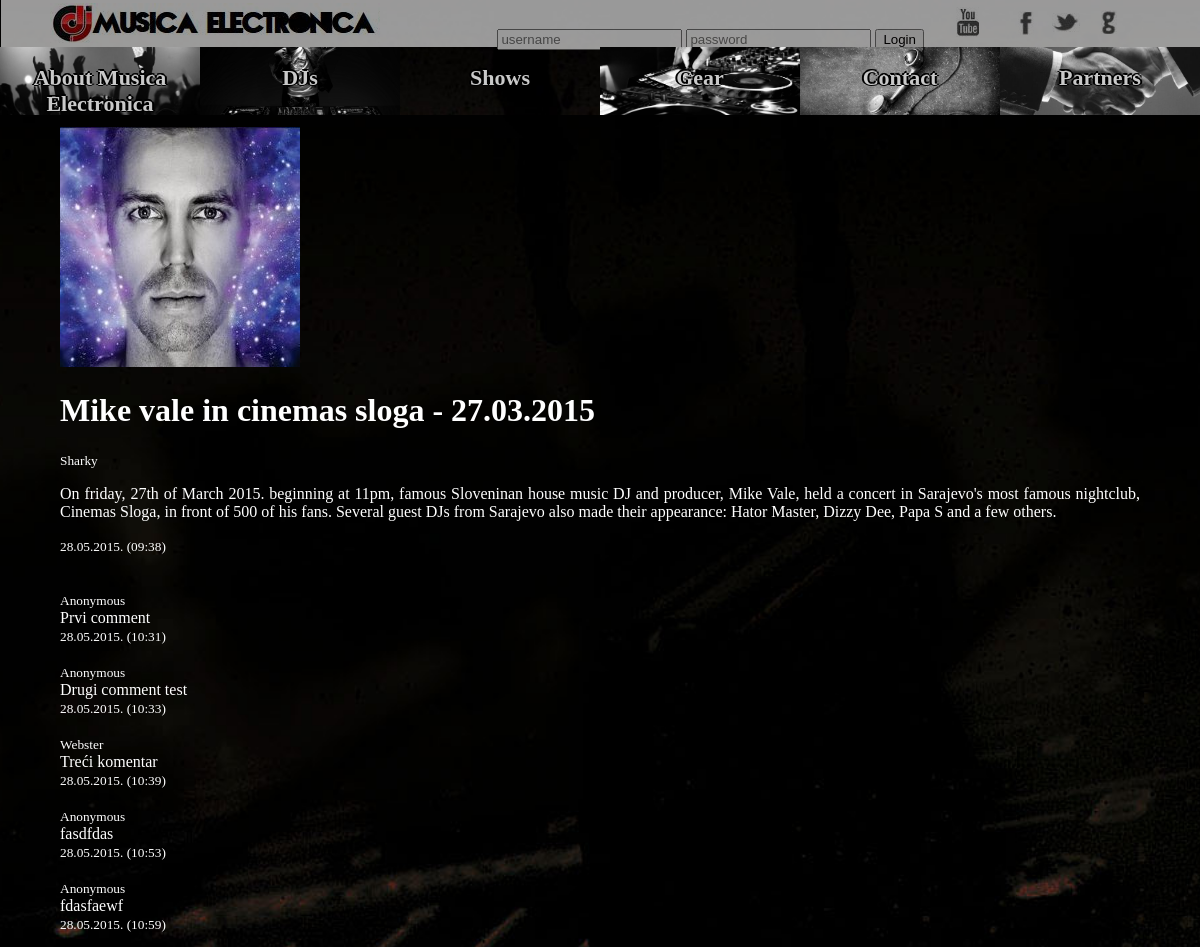
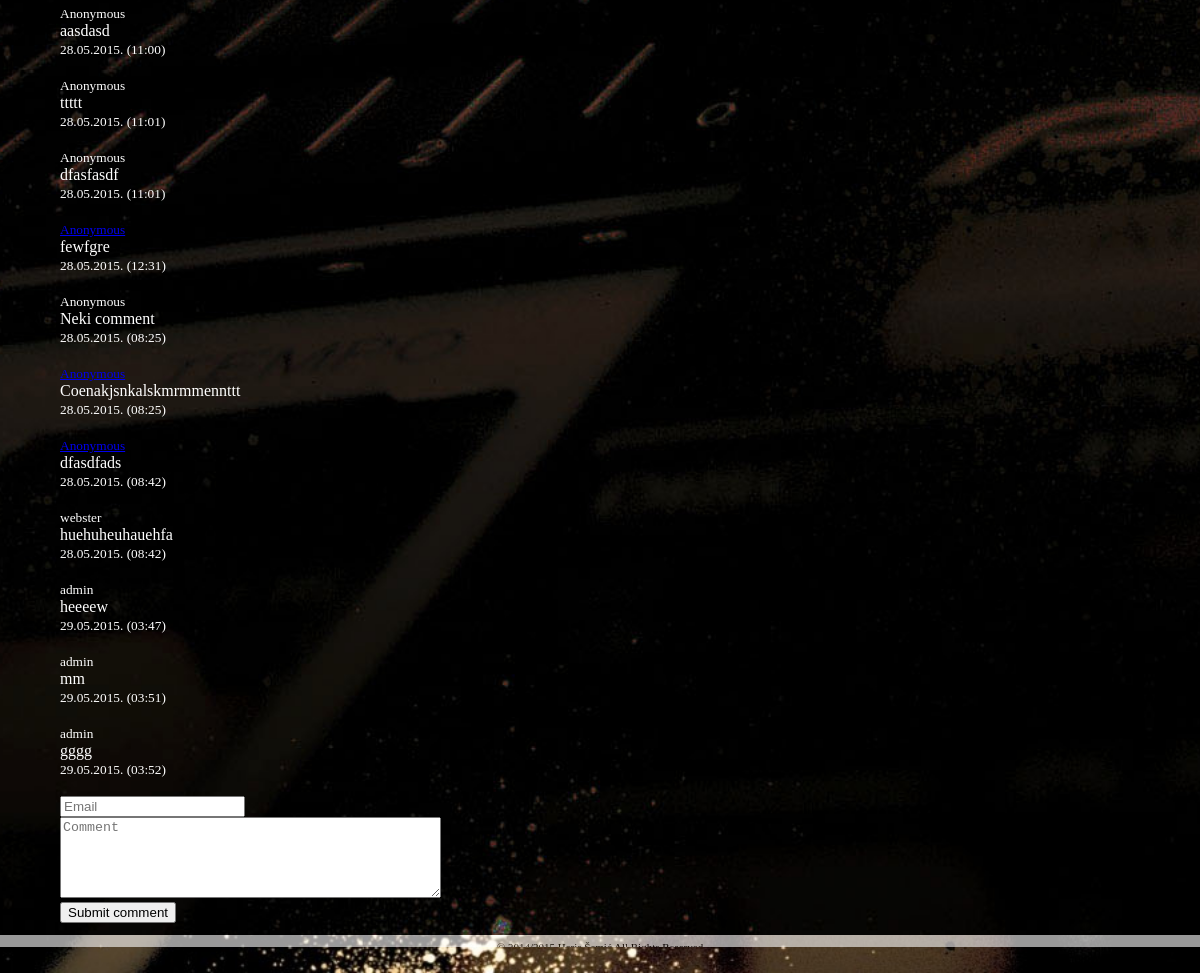
Page /index.php?id=1 on the committed database (2 pictures, top to bottom).
### tables this page shows
CREATE TABLE IF NOT EXISTS `vijesti` (
  `id` int(11) NOT NULL AUTO_INCREMENT,
  `naslov` varchar(100) NOT NULL,
  `tekst` text NOT NULL,
  `autor` varchar(20) NOT NULL,
  `vrijeme` timestamp NOT NULL DEFAULT CURRENT_TIMESTAMP,
  `tip` varchar(20) NOT NULL DEFAULT 'ostalo',
  `slika` varchar(40) NOT NULL,
  PRIMARY KEY (`id`),
  KEY `autor` (`autor`)
);

CREATE TABLE IF NOT EXISTS `komentari` (
  `id` int(11) NOT NULL AUTO_INCREMENT,
  `vijest` int(11) NOT NULL,
  `tekst` text NOT NULL,
  `autor` varchar(20) NOT NULL,
  `vrijeme` timestamp NOT NULL DEFAULT CURRENT_TIMESTAMP,
  `emailautora` varchar(30) NOT NULL,
  PRIMARY KEY (`id`),
  KEY `vijest` (`vijest`),
  KEY `autor` (`autor`)
);

### index.php (the view, shortened to what this page needs)
 <!DOCTYPE html>
<HTML>
<HEAD>
	<link rel="stylesheet" type="text/css" href="WTprojekatStil.css">
</HEAD>
<BODY>
    <div id="okvir">
        <div id="zaglavlje">
			<?php
		$veza = new PDO("mysql:dbname=me;host=localhost;charset=utf8", "meuser", "bigbangkamehameha1");
		$veza->exec("set names utf8");
		if (isset($_SESSION['username']))
		{
			$username = $_SESSION['username'];
			$result = $veza->query("SELECT * FROM korisnici WHERE username='$username'");
			$genre = "\"genre\"";
			foreach ($result as $korisnik)
			{
			if ($korisnik['prava'] == 'admin'){
					print "<div id='user' style='position:absolute; top:1.5%; right:25%;'><form method='post'>Logged in as ".$username."
					<input type='submit' name='logout' value ='Logout'/> "?> <a href="adminpanel.php"
					style="cursor: pointer; text-decoration: underline; color:blue">Admin panel</a><?php print "</form></div>";
			}
				else
					print "<div id='user' style='position:absolute; top:1.5%; right:25%;'><form method='post'>Logged in as ".$username."
					<input type='submit' name='logout' value ='Logout'/></form></div>";
			}
		}
		else
		{
			   print "<div id='loginn' style='position:absolute; top:1.5%; right:23%;'>
			   <form method='post' action =''><input type = 'text' name = 'username' id='username' placeholder='username'>
			   <input type = 'password' name = 'password' id='password' placeholder='password'>
			   <input type='submit' name='login' value ='Login'/></form></div>";
		}
		?>
            <a href="index.php"><div id="logo">&nbsp;</div></a>
			<a href="https://www.youtube.com/" target="_blank"><div id="ytlink"></div></a>
            <a href="https://www.facebook.com/?_rdr" target="_blank"><div id="fblink"></div></a>
            <a href="https://twitter.com/?lang=en" target="_blank"><div id="twitterlink"></div></a>
            <a href="https://plus.google.com/" target="_blank"><div id="googlepluslink"></div></a>
        </div>
	    <div id="meni">
			<div id = "menuslide1" onmouseover="mouseOverGreyScale0('whatisME')" onmouseout="mouseOverGreyScale100('whatisME')">
				<a href="#"  onmouseover="mouseOverMenu1('MEmenu', 'whatisME')" onmouseout="mouseOutMenu1('MEmenu', 'whatisME')"><div id="whatisME">About Musica Electronica</div></a>
			</div>
			<div id = "menuslide2" onmouseover="mouseOverGreyScale0('djs')" onmouseout="mouseOverGreyScale100('djs')">
				<a href="#" onmouseover="mouseOverMenu1('DJmenu', 'djs')" onmouseout="mouseOutMenu1('DJmenu', 'djs')"><div id="djs">DJs</div></a>
			</div>
			<div id = "menuslide3" onmouseover="mouseOverGreyScale0('shows')" onmouseout="mouseOverGreyScale100('shows')">
				<a href="#" onmouseover="mouseOverMenu1('ShowsMenu', 'shows')" onmouseout="mouseOutMenu1('ShowsMenu', 'shows')"><div id="shows">Shows</div></a>
			</div>
			<div id = "menuslide4" onmouseover="mouseOverGreyScale0('gear')" onmouseout="mouseOverGreyScale100('gear')">
				<a href="#" onmouseover="mouseOverMenu1('GearMenu', 'gear')" onmouseout="mouseOutMenu1('GearMenu', 'gear')"><div id="gear">Gear</div></a>
			</div>
			<a onclick = "ucitaj('contact')"><div id="contact">Contact</div></a>
			<a onclick = "ucitaj('partners')"><div id="partners">Partners</div></a>
		</div>
		<div id="main">
		<?php
        $veza = new PDO("mysql:dbname=me;host=localhost;charset=utf8", "meuser", "bigbangkamehameha1");
		$veza->exec("set names utf8");
		if (isset($_GET['id']))
		{
			$vijest = $veza->query("select id, naslov, tekst, autor, UNIX_TIMESTAMP(vrijeme) vrijeme2, tip, slika from vijesti order by vrijeme desc");
			$komentar = $veza->query("select id, vijest, tekst, UNIX_TIMESTAMP(vrijeme) vrijeme3, autor, emailautora from komentari order by vrijeme asc");
			foreach ($vijest as $vijest1)
			{
				if ($vijest1['id'] == $_GET['id'])
				{
					print "<img src ='".$vijest1['slika']."' height:'300' width:'300' /><h1>".$vijest1['naslov']."</h1><small> ".$vijest1['autor']."</small><p> ".$vijest1['tekst']."</p><small> "
					.date("d.m.Y. (h:i)", $vijest1['vrijeme2'])."</small><br><br><br>";
					foreach ($komentar as $komentar1)
					{
						if ($komentar1['vijest'] == $_GET['id'])
						{
							if (($komentar1['emailautora'])=="")
								print "<small>".$komentar1['autor']."</small><br>".$komentar1['tekst']."<small><br> ".date("d.m.Y. (h:i)", $komentar1['vrijeme3'])."</small><br><br>";
							else
								print "<a href='mailto:".$komentar1['emailautora']."?subject=Vas komentar na MusicaElectronica&body=Default: Uspjesno ste ostavili komentar'><small>".$komentar1['autor']."</small></a><br>".$komentar1['tekst']."<small><br> ".date("d.m.Y. (h:i)", $komentar1['vrijeme3'])."</small><br><br>";
						}
					}
					print "<form method='post' action=' '><input type='email' name='email' placeholder ='Email'/><br>
					<textarea name='komentar' id = 'komentar' placeholder='Comment' rows='5' cols='45'></textarea><br>
					<input type='submit' name='submittt' value ='Submit comment'/></form>";
				}
			}
		}
		?>
		</div>
		<div id="podnozje">
		    &copy; 2014/2015 Haris &#352;emi&#263; All Rights Reserved
		    <br>Elektrotehni&#269;ki fakultet Sarajevo
		</div>
    </div>
</BODY>
</HTML>

### WTprojekatStil.css (style rules this page uses)
html { min-width: 800px; }
#okvir { min-width: 670px; margin: 0; padding: 0; width:100%; height:100%; background-image: url("mainbckg6.jpg"); background-size: cover; background-position: center; background-attachment: fixed; }
body { width:100%; margin: 0; padding: 0; min-width: 670px; }
#zaglavlje { margin: 0; clear: both; height:40px; background-color: #FFFFFF; padding-bottom: 7px; padding-top: 0px; padding-left: 0; padding-right: 0; opacity: 0.6; width: 100%; max-width:100%; min-width: 670px; z-index: 10; top:0px; }
#logo { padding: 0; margin: 0; border: 0; float: left; position: absolute; top: 3px; left: 50px; background-image: url("logo.jpg"); width: 330px; height:40px; }
#fblink { padding: 0; margin: 0; border: 0; float: right; position: relative; top: 11px; right: 143px; height: 40px; width: 41px; background-image: url("fblink8.jpg"); width:16px; height: 24px; }
#twitterlink { padding: 0; margin: 0; border: 0; float: right; position: relative; top: 13px; right: 81px; background-image: url("twitterlink8.jpg"); width:28px; height: 19px; }
#googlepluslink { padding: 0; margin: 0; border: 0; float: right; position:relative; top: 10px; right: 16px; background-image: url("googlepluslink8.jpg"); width:16px; height: 24px; }
#ytlink { padding: 0; margin: 0; border: 0; float: right; position: relative; top: 7px; right: 221px; background-image: url("ytlink3.jpg"); width:23px; height: 30px; }
#meni { margin: 0; padding: 0; width: 100%; max-width: 100%; min-width: 720px; top: 40px; clear:both; }
#whatisME, #djs, #shows, #gear, #contact, #partners, #linkhome { color: cyan; text-shadow: -2px 0 black, 0 1px black, 2px 0 black, 0 -2px black; font-size: 22px; font-weight: bold; font-family: "nova SOLID"; top: 50%; border: 0; text-align: center; padding-top:18px; padding-bottom:50px; height: 65px; filter: grayscale(100%); -webkit-filter: grayscale(100%); outline: none; float: left; overflow: hidden; background-size: cover; background-position: center; box-sizing: border-box; width: calc(100% / 6); max-width: calc(100% / 6); min-width: 20px; }
#whatisME { background-image: url("menuitem1.jpg"); }
#djs { background-image: url("menuitem2.jpg"); }
#shows { background-image: url("menuitem3.png"); }
#gear { background-image: url("menuitem4.jpg"); }
#contact { background-image: url("menuitem51.jpg"); }
#partners { background-image: url("menuitem6.jpg"); }
#main { color: white; padding-top: 1%; padding-bottom: 1%; padding-left: 5%; padding-right: 5%; clear: both; width: 100%; overflow:hidden; height:100%; min-height: 600px; background-image: url("mainbckg64.jpg"); background-size: cover; background-position: center; background-attachment: fixed; -webkit-box-sizing: border-box; -moz-box-sizing: border-box; box-sizing: border-box; min-width: 670px; }
#podnozje { padding-top: 6px; padding-bottom: 12px; padding-left: 0px; padding-right: 0px; margin: 0; text-align: center; font-size: 11px; clear: both; width:100%; max-width:100%; height:20px; background-color: #FFFFFF; opacity: 0.6; min-width: 670px; }
p { text-align: justify; }

### rows in the picture
vijesti: slika (picture), naslov "Mike vale in cinemas sloga - 27.03.2015", autor "Sharky", tekst "On friday, 27th of March 2015. beginning at 11pm, famous Sloveninan house music DJ and producer, Mike Vale, held a concert in Sarajevo's most famous nightclub, Cinemas Sloga, in front of 500 of his fans. Several guest DJs from Sarajevo also made their appearance: Hator Master, Dizzy Dee, Papa S and a few others.", vrijeme2 "28.05.2015. (09:38)"
komentari: autor "Anonymous", tekst "Prvi comment", vrijeme3 "28.05.2015. (10:31)"
komentari: autor "Anonymous", tekst "Drugi comment test", vrijeme3 "28.05.2015. (10:33)"
komentari: autor "Webster", tekst "Treći komentar", vrijeme3 "28.05.2015. (10:39)"
komentari: autor "Anonymous", tekst "fasdfdas", vrijeme3 "28.05.2015. (10:53)"
komentari: autor "Anonymous", tekst "fdasfaewf", vrijeme3 "28.05.2015. (10:59)"
komentari: autor "Anonymous", tekst "aasdasd", vrijeme3 "28.05.2015. (11:00)"
komentari: autor "Anonymous", tekst "ttttt", vrijeme3 "28.05.2015. (11:01)"
komentari: autor "Anonymous", tekst "dfasfasdf", vrijeme3 "28.05.2015. (11:01)"
komentari: autor "Anonymous", tekst "fewfgre", vrijeme3 "28.05.2015. (12:31)"
komentari: autor "Anonymous", tekst "Neki comment", vrijeme3 "28.05.2015. (08:25)"
komentari: tekst "Coenakjsnkalskmrmmennttt", vrijeme3 "28.05.2015. (08:25)"
komentari: autor "Anonymous", tekst "dfasdfads", vrijeme3 "28.05.2015. (08:42)"
komentari: autor "webster", tekst "huehuheuhauehfa", vrijeme3 "28.05.2015. (08:42)"
komentari: autor "admin", tekst "heeeew", vrijeme3 "29.05.2015. (03:47)"
komentari: autor "admin", tekst "mm", vrijeme3 "29.05.2015. (03:51)"
komentari: autor "admin", tekst "gggg", vrijeme3 "29.05.2015. (03:52)"
